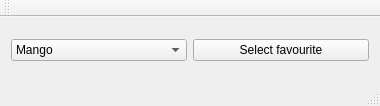
<?xml version="1.0" encoding="UTF-8"?>
<ui version="4.0">
 <class>comboBox</class>
 <widget class="QMainWindow" name="comboBox">
  <property name="geometry">
   <rect>
    <x>0</x>
    <y>0</y>
    <width>380</width>
    <height>106</height>
   </rect>
  </property>
  <property name="windowTitle">
   <string>comboBox</string>
  </property>
  <widget class="QWidget" name="centralWidget">
   <layout class="QHBoxLayout" name="horizontalLayout">
    <item>
     <widget class="QComboBox" name="comboBox_2">
      <item>
       <property name="text">
        <string>Mango</string>
       </property>
      </item>
      <item>
       <property name="text">
        <string>Cat</string>
       </property>
      </item>
      <item>
       <property name="text">
        <string>Mobile</string>
       </property>
      </item>
     </widget>
    </item>
    <item>
     <widget class="QPushButton" name="pushButton">
      <property name="text">
       <string>Select favourite</string>
      </property>
     </widget>
    </item>
   </layout>
  </widget>
  <widget class="QMenuBar" name="menuBar">
   <property name="geometry">
    <rect>
     <x>0</x>
     <y>0</y>
     <width>380</width>
     <height>20</height>
    </rect>
   </property>
  </widget>
  <widget class="QToolBar" name="mainToolBar">
   <attribute name="toolBarArea">
    <enum>TopToolBarArea</enum>
   </attribute>
   <attribute name="toolBarBreak">
    <bool>false</bool>
   </attribute>
  </widget>
  <widget class="QStatusBar" name="statusBar"/>
 </widget>
 <layoutdefault spacing="6" margin="11"/>
 <resources/>
 <connections/>
</ui>
